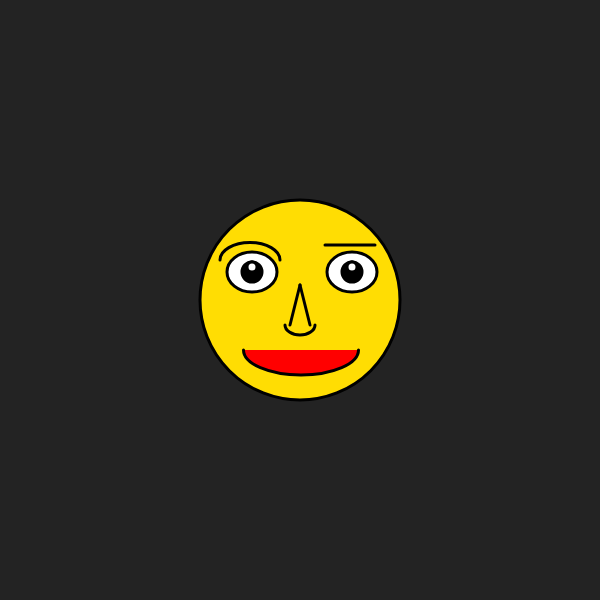
Frame 1 (no input)
Frame 60 (no input): identical to frame 1, image omitted
Frame 120 (the mouse pressed at the canvas centre since frame 60): identical to frame 1, image omitted

The p5.js sketch that drew this single still picture (run headless with seeded random() and noise() and a simulated clock; from frame 60 on, the mouse is pressed at the canvas centre):

// p5.js sketch
// ── sketch.js
function setup() {
  createCanvas(600, 600);//Crea un areade dibuix de 600 píxels quadrats, 600 píxels d'ample i 600 píxels d'alçada, canvas és àrea de dibuix. Setup és la configuració o caraquterístiques del nostre codí
}
function draw() {// Draw significa dibuixar
  background(35);//Fons de color gris, és de color gris perqué hi ha un numoro entre 0 i 255 i el 0 es negra i el 255 es blanc.
  strokeWeight(3)
  fill(255,221,3);//fill significa omplir de color el que hi ha a continuació en aquest cas el·lipses. El primer numero és el nivell de vermellos(R:red), el segon numero es el nivell de verdos(G:green) i el tercer numero és el nivell de blavos(B:blue). Podem fer 255 X 255 X 255= 16.700.000 de colors diferents. He de posar el color que  vulguis als ull hi ha la cara canviant els 3 numeros, buscant a google colors RGB
  ellipse(300,300,200,200);//És la cara secera. El primer número significa la posició X (horitzontal) del centre de la el·lipse. El segon numero significa la posicio Y(vertical) del centre de la el·lipse. El tercer numero significa l'amplada de la el·lipse en pixels i el quart l'alçada de la el·lipse. Sempre els numeros son pixels contants des de la cantonada superir esquerra, és a dir el punt 0,0 es troba diferent que a matemàtiques(cantonada inferior esquerra)
  fill(255);//És el color del ulls
  ellipse(252,272,50,40);//És l'ull dret perquè és 350 de X al centre
  ellipse(352,272,50,40);//És l'ull esquerra perquè és 250 pixels de la X del centre 
  fill(0)
  ellipse(252,272,20,20)
  fill(0)
  ellipse(352,272,20,20)
  fill(255)
  ellipse(252,267,10,10)
  ellipse(352,267,10,10)
  fill(255,0,0);// El color de la cara
  arc(301,350,115,50,0,PI)
  fill(255)
  ellipse(252,267,10,10)
  ellipse(352,267,10,10)
  noFill();// no omplis de color la cella
  arc(250,260,60,35,PI,0);//cella esquerra
  line(325,245,375,245);//cella dreta:els dos primers números són la X
  // Nariz
  noFill();
  line(300,285,290,325);
  line(300,285,310,325);
  arc(300,325,30,20,0,PI);
}
